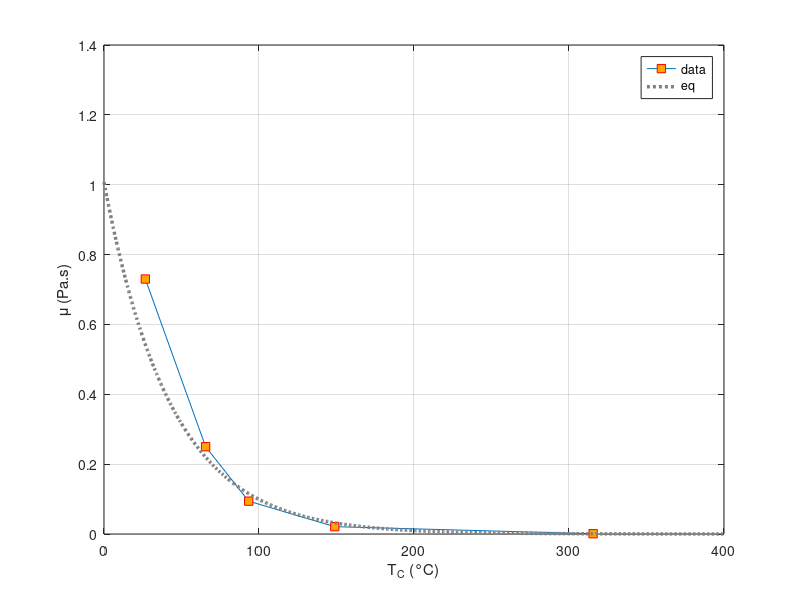

The MATLAB source for this figure:
function RA232488_L01_03

    temperatura = [80, 150, 200, 300, 600];
    temperatura = (5/9) * (temperatura - 32);
    
    viscosidade = [0.73, 0.25, 0.094, 0.021, 0.00083];
    
    figure;
    plot(temperatura, viscosidade, "-s", "MarkerEdgeColor", "r", "MarkerFaceColor",[255/255, 165/255, 0/255]);
    hold on;
    
    vetor_temperatura = 0:1:400;
    funcao_viscosidade = 1.0074 * exp(-0.0232 * vetor_temperatura);
    plot(vetor_temperatura, funcao_viscosidade, ':', 'Color', [0.5, 0.5, 0.5], 'LineWidth', 2.5);
    
    
    xlabel('T_C (°C)');
    ylabel('\mu (Pa.s)');
    legend("data", "eq");
    grid on;
    
    
end